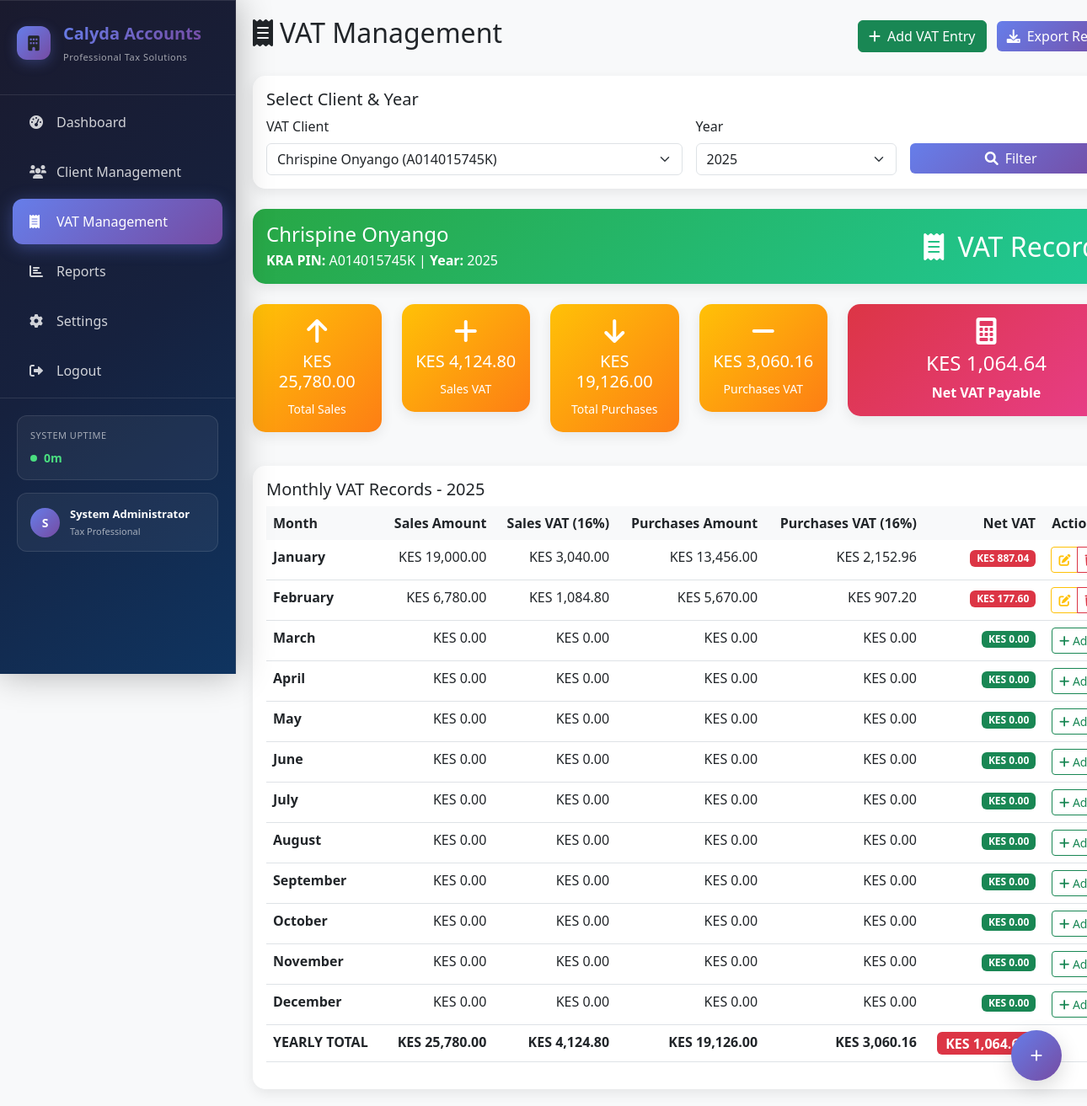
Page /vat_management.php?client_id=7 (signed in) on the committed database.
### tables this page shows
CREATE TABLE `clients` (
  `id` int(11) NOT NULL,
  `full_name` varchar(100) NOT NULL,
  `phone_number` varchar(20) NOT NULL,
  `kra_pin` varchar(20) NOT NULL,
  `password` varchar(255) NOT NULL,
  `tax_obligations` longtext NOT NULL CHECK (json_valid(`tax_obligations`)),
  `email_address` varchar(100) NOT NULL,
  `id_number` varchar(20) NOT NULL,
  `client_type` enum('Individual','Company','Both') NOT NULL,
  `county` varchar(50) NOT NULL,
  `etims_status` enum('Registered','Pending','Not Registered') DEFAULT 'Not Registered',
  `registration_date` timestamp NOT NULL DEFAULT current_timestamp(),
  `created_by` int(11) DEFAULT NULL,
  `updated_at` timestamp NOT NULL DEFAULT current_timestamp() ON UPDATE current_timestamp()
);

CREATE TABLE `vat_records` (
  `id` int(11) NOT NULL,
  `client_id` int(11) NOT NULL,
  `record_year` int(11) NOT NULL,
  `record_month` int(11) NOT NULL,
  `sales_amount` decimal(15,2) DEFAULT 0.00,
  `purchases_amount` decimal(15,2) DEFAULT 0.00,
  `sales_vat` decimal(15,2) DEFAULT 0.00,
  `purchases_vat` decimal(15,2) DEFAULT 0.00,
  `net_vat` decimal(15,2) DEFAULT 0.00,
  `created_at` timestamp NOT NULL DEFAULT current_timestamp(),
  `updated_at` timestamp NOT NULL DEFAULT current_timestamp() ON UPDATE current_timestamp()
);

### vat_management.php (the view, shortened to what the rows shown need)
<?php
require_once 'classes/Client.php';
$database = Database::getInstance();
$pdo = $database->getConnection();
$createVatTable = "
CREATE TABLE IF NOT EXISTS vat_records (
    id INT AUTO_INCREMENT PRIMARY KEY,
    client_id INT NOT NULL,
    record_year INT NOT NULL,
    record_month INT NOT NULL,
    sales_amount DECIMAL(15,2) DEFAULT 0.00,
    purchases_amount DECIMAL(15,2) DEFAULT 0.00,
    sales_vat DECIMAL(15,2) DEFAULT 0.00,
    purchases_vat DECIMAL(15,2) DEFAULT 0.00,
    net_vat DECIMAL(15,2) DEFAULT 0.00,
    created_at TIMESTAMP DEFAULT CURRENT_TIMESTAMP,
    updated_at TIMESTAMP DEFAULT CURRENT_TIMESTAMP ON UPDATE CURRENT_TIMESTAMP,
    FOREIGN KEY (client_id) REFERENCES clients(id) ON DELETE CASCADE,
    UNIQUE KEY unique_client_month (client_id, record_year, record_month)
)";
$pdo->exec($createVatTable);
$client = new Client();
$vatClients = $client->getVATClients();
$filters = [
    'client_id' => $_GET['client_id'] ?? '',
    'year' => $_GET['year'] ?? date('Y')
];
$vatRecords = [];
$selectedClient = null;
$yearlyTotals = [];
if ($filters['client_id']) {
    $selectedClient = $client->getById($filters['client_id']);
    $vatRecords = getVATRecords($pdo, $filters['client_id'], $filters['year']);
    $yearlyTotals = calculateYearlyTotals($vatRecords);
}
function getVATRecords($pdo, $clientId, $year) {
    $stmt = $pdo->prepare("
        SELECT * FROM vat_records
        WHERE client_id = ? AND record_year = ?
        ORDER BY record_month
    ");
    $stmt->execute([$clientId, $year]);
    return $stmt->fetchAll(PDO::FETCH_ASSOC);
}
function calculateYearlyTotals($records) {
    $totals = [
        'sales_amount' => 0,
        'purchases_amount' => 0,
        'sales_vat' => 0,
        'purchases_vat' => 0,
        'net_vat' => 0
    ];
    foreach ($records as $record) {
        $totals['sales_amount'] += $record['sales_amount'];
        $totals['purchases_amount'] += $record['purchases_amount'];
        $totals['sales_vat'] += $record['sales_vat'];
        $totals['purchases_vat'] += $record['purchases_vat'];
        $totals['net_vat'] += $record['net_vat'];
    }
    return $totals;
}
$months = [
    1 => 'January', 2 => 'February', 3 => 'March', 4 => 'April',
    5 => 'May', 6 => 'June', 7 => 'July', 8 => 'August',
    9 => 'September', 10 => 'October', 11 => 'November', 12 => 'December'
];
?>
<!DOCTYPE html>
<html lang="en">
<head>
    <link href="https://cdn.jsdelivr.net/npm/bootstrap@5.3.0/dist/css/bootstrap.min.css" rel="stylesheet">
    <link href="https://cdnjs.cloudflare.com/ajax/libs/font-awesome/6.0.0/css/all.min.css" rel="stylesheet">
</head>
<body>
    <div class="container-fluid">
        <div class="row">
            <div class="col-md-9 col-lg-10 main-content">
                <div class="d-flex justify-content-between align-items-center mb-4">
                    <h2><i class="fas fa-receipt me-2"></i>VAT Management</h2>
                </div>
                <?php if (!$selectedClient): ?>
                    <div class="card">
                        <div class="card-body text-center py-5">
                            <i class="fas fa-receipt fa-4x text-muted mb-3"></i>
                            <h4 class="text-muted">VAT Record Management</h4>
                            <p class="text-muted">Select a client with VAT obligations to manage their VAT records</p>
                            <?php if (empty($vatClients)): ?>
                                <div class="alert alert-info">
                                    <i class="fas fa-info-circle me-2"></i>
                                    No clients with VAT obligations found. Clients must have VAT in their tax obligations to appear here.
                                </div>
                            <?php endif; ?>
                        </div>
                    </div>
                <?php else: ?>
                    <div class="card vat-card mb-4">
                        <div class="card-body">
                            <div class="row align-items-center">
                                <div class="col-md-8">
                                    <h4 class="mb-1"><?php echo htmlspecialchars($selectedClient['full_name']); ?></h4>
                                    <p class="mb-0">
                                        <strong>KRA PIN:</strong> <?php echo htmlspecialchars($selectedClient['kra_pin']); ?> |
                                        <strong>Year:</strong> <?php echo $filters['year']; ?>
                                    </p>
                                </div>
                                <div class="col-md-4 text-end">
                                    <h2 class="mb-0">
                                        <i class="fas fa-receipt me-2"></i>
                                        VAT Records
                                    </h2>
                                </div>
                            </div>
                        </div>
                    </div>
                    <?php if (!empty($yearlyTotals)): ?>
                        <div class="row mb-4">
                            <div class="col-md-2 col-sm-6 mb-3">
                                <div class="card vat-summary">
                                    <div class="card-body text-center">
                                        <i class="fas fa-arrow-up fa-2x mb-2"></i>
                                        <h5>KES <?php echo number_format($yearlyTotals['sales_amount'], 2); ?></h5>
                                        <small>Total Sales</small>
                                    </div>
                                </div>
                            </div>
                            <div class="col-md-2 col-sm-6 mb-3">
                                <div class="card vat-summary">
                                    <div class="card-body text-center">
                                        <i class="fas fa-plus fa-2x mb-2"></i>
                                        <h5>KES <?php echo number_format($yearlyTotals['sales_vat'], 2); ?></h5>
                                        <small>Sales VAT</small>
                                    </div>
                                </div>
                            </div>
                            <div class="col-md-2 col-sm-6 mb-3">
                                <div class="card vat-summary">
                                    <div class="card-body text-center">
                                        <i class="fas fa-arrow-down fa-2x mb-2"></i>
                                        <h5>KES <?php echo number_format($yearlyTotals['purchases_amount'], 2); ?></h5>
                                        <small>Total Purchases</small>
                                    </div>
                                </div>
                            </div>
                            <div class="col-md-2 col-sm-6 mb-3">
                                <div class="card vat-summary">
                                    <div class="card-body text-center">
                                        <i class="fas fa-minus fa-2x mb-2"></i>
                                        <h5>KES <?php echo number_format($yearlyTotals['purchases_vat'], 2); ?></h5>
                                        <small>Purchases VAT</small>
                                    </div>
                                </div>
                            </div>
                            <div class="col-md-4 col-sm-12 mb-3">
                                <div class="card" style="background: linear-gradient(135deg, #dc3545 0%, #e83e8c 100%); color: white;">
                                    <div class="card-body text-center">
                                        <i class="fas fa-calculator fa-2x mb-2"></i>
                                        <h4>KES <?php echo number_format($yearlyTotals['net_vat'], 2); ?></h4>
                                        <strong>Net VAT <?php echo $yearlyTotals['net_vat'] >= 0 ? 'Payable' : 'Refundable'; ?></strong>
                                    </div>
                                </div>
                            </div>
                        </div>
                    <?php endif; ?>
                    <div class="card">
                        <div class="card-body">
                            <h5 class="card-title">Monthly VAT Records - <?php echo $filters['year']; ?></h5>
                            <div class="table-responsive">
                                <table class="table table-hover">
                                    <thead>
                                        <tr>
                                            <th>Month</th>
                                            <th class="text-end">Sales Amount</th>
                                            <th class="text-end">Sales VAT (16%)</th>
                                            <th class="text-end">Purchases Amount</th>
                                            <th class="text-end">Purchases VAT (16%)</th>
                                            <th class="text-end">Net VAT</th>
                                            <th class="text-center">Actions</th>
                                        </tr>
                                    </thead>
                                    <tbody>
                                        <?php
                                        $recordsByMonth = [];
                                        foreach ($vatRecords as $record) {
                                            $recordsByMonth[$record['record_month']] = $record;
                                        }
                                        for ($month = 1; $month <= 12; $month++):
                                            $record = $recordsByMonth[$month] ?? null;
                                        ?>
                                            <tr>
                                                <td><strong><?php echo $months[$month]; ?></strong></td>
                                                <td class="text-end">
                                                    KES <?php echo $record ? number_format($record['sales_amount'], 2) : '0.00'; ?>
                                                </td>
                                                <td class="text-end">
                                                    KES <?php echo $record ? number_format($record['sales_vat'], 2) : '0.00'; ?>
                                                </td>
                                                <td class="text-end">
                                                    KES <?php echo $record ? number_format($record['purchases_amount'], 2) : '0.00'; ?>
                                                </td>
                                                <td class="text-end">
                                                    KES <?php echo $record ? number_format($record['purchases_vat'], 2) : '0.00'; ?>
                                                </td>
                                                <td class="text-end">
                                                    <span class="badge <?php echo $record && $record['net_vat'] >= 0 ? 'bg-danger' : 'bg-success'; ?>">
                                                        KES <?php echo $record ? number_format($record['net_vat'], 2) : '0.00'; ?>
                                                    </span>
                                                </td>
                                                <td class="text-center">
                                                    <?php if ($record): ?>
                                                        <div class="btn-group btn-group-sm">
                                                            <button class="btn btn-outline-warning"
                                                                    onclick="editVATRecord(<?php echo $record['id']; ?>, <?php echo $month; ?>)">
                                                                <i class="fas fa-edit"></i>
                                                            </button>
                                                            <button class="btn btn-outline-danger"
                                                                    onclick="deleteVATRecord(<?php echo $record['id']; ?>, '<?php echo $months[$month]; ?>')">
                                                                <i class="fas fa-trash"></i>
                                                            </button>
                                                        </div>
                                                    <?php else: ?>
                                                        <button class="btn btn-sm btn-outline-success"
                                                                onclick="addVATRecord(<?php echo $month; ?>)">
                                                            <i class="fas fa-plus"></i> Add
                                                        </button>
                                                    <?php endif; ?>
                                                </td>
                                            </tr>
                                        <?php endfor; ?>
                                        <?php if (!empty($yearlyTotals)): ?>
                                            <tr class="totals-row">
                                                <td><strong>YEARLY TOTAL</strong></td>
                                                <td class="text-end"><strong>KES <?php echo number_format($yearlyTotals['sales_amount'], 2); ?></strong></td>
                                                <td class="text-end"><strong>KES <?php echo number_format($yearlyTotals['sales_vat'], 2); ?></strong></td>
                                                <td class="text-end"><strong>KES <?php echo number_format($yearlyTotals['purchases_amount'], 2); ?></strong></td>
                                                <td class="text-end"><strong>KES <?php echo number_format($yearlyTotals['purchases_vat'], 2); ?></strong></td>
                                                <td class="text-end">
                                                    <strong class="badge <?php echo $yearlyTotals['net_vat'] >= 0 ? 'bg-danger' : 'bg-success'; ?> fs-6">
                                                        KES <?php echo number_format($yearlyTotals['net_vat'], 2); ?>
                                                    </strong>
                                                </td>
                                                <td></td>
                                            </tr>
                                        <?php endif; ?>
                                    </tbody>
                                </table>
                            </div>
                        </div>
                    </div>
                <?php endif; ?>
            </div>
        </div>
    </div>
</body>
</html>

### rows in the picture
clients: full_name "Chrispine Onyango", kra_pin "A014015745K"
vat_records: month "January", sales_amount "19,000.00", sales_vat "3,040.00", purchases_amount "13,456.00", purchases_vat "2,152.96", net_vat "887.04"
vat_records: month "February", sales_amount "6,780.00", sales_vat "1,084.80", purchases_amount "5,670.00", purchases_vat "907.20", net_vat "177.60"

### other values in the picture
substr($_SESSION['full_name'], 0, 1) "S"
$_SESSION['full_name'] "System Administrator"
$filters['year'] "2025"
$yearlyTotals['sales_amount'] "25,780.00"
$yearlyTotals['sales_vat'] "4,124.80"
$yearlyTotals['purchases_amount'] "19,126.00"
$yearlyTotals['purchases_vat'] "3,060.16"
$yearlyTotals['net_vat'] "1,064.64"
$months[$month] "March"
$months[$month] "April"
$months[$month] "May"
$months[$month] "June"
$months[$month] "July"
$months[$month] "August"
$months[$month] "September"
